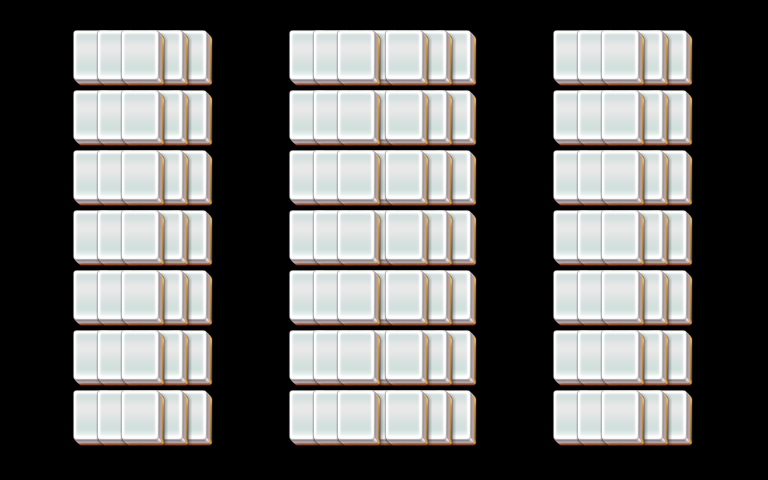

The image is a tile-based game level rendered from a .tmx file. Its description and source (layers, tilesets, objects; grid data summarised) follow:
An orthogonal 32x16 tile map with 24x30 px tiles, 5 tile layers (layer1, layer2, layer3, layer4, ...).

<map version="1.0" orientation="orthogonal" width="32" height="16" tilewidth="24" tileheight="30">
 <properties>
  <property name="species" value="25" />
 </properties>
 <tileset firstgid="1" name="mahjong" tilewidth="48" tileheight="60">
  <image source="mahjong.png" />
 </tileset>
 <layer name="layer1" width="32" height="16">
  <data>[512 cells, 28 non-empty, 1 distinct tile ids]</data>
 </layer>
 <layer name="layer2" width="32" height="16">
  <data>[512 cells, 49 non-empty, 1 distinct tile ids]</data>
 </layer>
 <layer name="layer3" width="32" height="16">
  <data>[512 cells, 70 non-empty, 1 distinct tile ids]</data>
 </layer>
 <layer name="layer4" width="32" height="16">
  <data>[512 cells, 49 non-empty, 1 distinct tile ids]</data>
 </layer>
 <layer name="layer5" width="32" height="16">
  <data>[512 cells, 28 non-empty, 1 distinct tile ids]</data>
 </layer>
</map>
